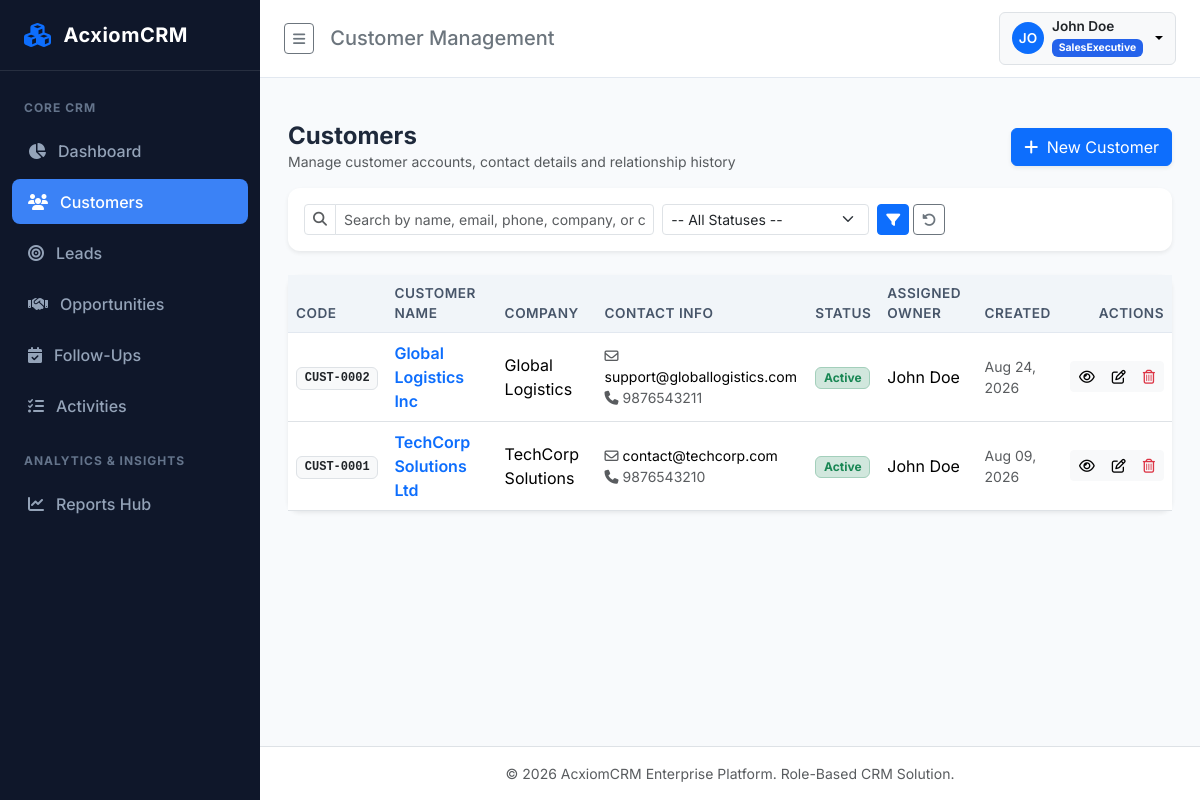
Screenshot of /customers/ (signed in) with the database file from the repository.
### app/models/user.py (models this page shows, shortened)
class User(UserMixin, db.Model):
    __tablename__ = 'users'
    id = db.Column(db.Integer, primary_key=True)
    name = db.Column(db.String(100), nullable=False)
    email = db.Column(db.String(120), unique=True, nullable=False, index=True)
    password_hash = db.Column(db.String(255), nullable=False)
    role = db.Column(db.String(50), nullable=False, default=Role.SALES_EXECUTIVE)
    is_active = db.Column(db.Boolean, default=True, nullable=False)
    failed_login_count = db.Column(db.Integer, default=0, nullable=False)
    lockout_end = db.Column(db.DateTime, nullable=True)
    created_date = db.Column(db.DateTime, default=lambda: datetime.now(timezone.utc), nullable=False)
    assigned_customers = db.relationship('Customer', foreign_keys='Customer.owner_id', backref='owner', lazy=True)
    assigned_leads = db.relationship('Lead', foreign_keys='Lead.assigned_to_id', backref='assigned_to', lazy=True)
    assigned_opportunities = db.relationship('Opportunity', foreign_keys='Opportunity.assigned_to_id', backref='assigned_to', lazy=True)
    assigned_followups = db.relationship('FollowUp', foreign_keys='FollowUp.assigned_to_id', backref='assigned_to', lazy=True)
    assigned_activities = db.relationship('Activity', foreign_keys='Activity.assigned_to_id', backref='assigned_to', lazy=True)
    audit_logs = db.relationship('AuditLog', backref='user', lazy=True)
    @property
    def is_admin(self):
        return self.role == Role.ADMIN
    @property
    def is_manager(self):
        return self.role == Role.MANAGER

### app/models/customer.py (models this page shows, shortened)
class Customer(db.Model):
    __tablename__ = 'customers'
    id = db.Column(db.Integer, primary_key=True)
    customer_code = db.Column(db.String(20), unique=True, nullable=False, index=True)
    customer_name = db.Column(db.String(100), nullable=False, index=True)
    email = db.Column(db.String(120), unique=True, nullable=False, index=True)
    phone = db.Column(db.String(20), unique=True, nullable=False, index=True)
    company_name = db.Column(db.String(100), nullable=False)
    address = db.Column(db.String(255), nullable=True)
    city = db.Column(db.String(50), nullable=True)
    state = db.Column(db.String(50), nullable=True)
    status = db.Column(db.String(20), default='Active', nullable=False) # Active, Inactive
    notes = db.Column(db.Text, nullable=True)
    owner_id = db.Column(db.Integer, db.ForeignKey('users.id'), nullable=True)
    created_by_id = db.Column(db.Integer, db.ForeignKey('users.id'), nullable=True)
    created_date = db.Column(db.DateTime, default=datetime.utcnow, nullable=False)
    modified_date = db.Column(db.DateTime, default=datetime.utcnow, onupdate=datetime.utcnow, nullable=False)
    opportunities = db.relationship('Opportunity', backref='customer', cascade='all, delete-orphan', lazy=True)
    followups = db.relationship('FollowUp', backref='customer', cascade='all, delete-orphan', lazy=True)
    activities = db.relationship('Activity', backref='customer', cascade='all, delete-orphan', lazy=True)
    created_by = db.relationship('User', foreign_keys=[created_by_id], lazy=True)

### app/routes/customer_routes.py (the view, shortened to what this page needs)
@customer_bp.route('/')
@login_required
def list_customers():
    page = request.args.get('page', 1, type=int)
    search = request.args.get('search', '').strip()
    status = request.args.get('status', '').strip()
    owner_id = request.args.get('owner_id', 0, type=int)
    query = CRMService.get_scoped_customers(current_user)
    if status:
        query = query.filter(Customer.status == status)
    if owner_id > 0:
        query = query.filter(Customer.owner_id == owner_id)
    customers_page = query.order_by(Customer.created_date.desc()).paginate(page=page, per_page=10, error_out=False)
    sales_users = User.query.filter(User.is_active == True).order_by(User.name).all()
    return render_template(
        'customers/index.html',
        customers_page=customers_page,
        search=search,
        status=status,
        owner_id=owner_id,
        sales_users=sales_users
    )

### app/templates/customers/index.html (shortened to what this page needs)
{% extends "base.html" %}
{% block header_title %}Customer Management{% endblock %}
{% block content %}
<div class="container-fluid p-0">
    <div class="d-flex justify-content-between align-items-center mb-3">
        <div>
            <h4 class="fw-bold mb-0">Customers</h4>
            <p class="text-muted small mb-0">Manage customer accounts, contact details and relationship history</p>
        </div>
        <a href="{{ url_for('customers.create') }}" class="btn btn-primary shadow-sm">
            <i class="fa-solid fa-plus me-1"></i> New Customer
        </a>
    </div>
    <div class="card mb-4 shadow-sm border-0">
        <div class="card-body p-3">
            <form method="GET" action="{{ url_for('customers.list_customers') }}" class="row g-2 align-items-center">
                <div class="col-md-5">
                    <div class="input-group input-group-sm">
                        <span class="input-group-text bg-white"><i class="fa-solid fa-magnifying-glass text-muted"></i></span>
                        <input type="text" name="search" class="form-control" placeholder="Search by name, email, phone, company, or code..." value="{{ search }}">
                    </div>
                </div>
                <div class="col-md-3">
                    <select name="status" class="form-select form-select-sm">
                        <option value="">-- All Statuses --</option>
                    </select>
                </div>
                <div class="col-md-1 d-flex gap-1">
                    <button type="submit" class="btn btn-primary btn-sm w-100"><i class="fa-solid fa-filter"></i></button>
                    <a href="{{ url_for('customers.list_customers') }}" class="btn btn-outline-secondary btn-sm" title="Clear Filters"><i class="fa-solid fa-rotate-left"></i></a>
                </div>
            </form>
        </div>
    </div>
    <div class="card shadow-sm border-0">
        <div class="table-responsive">
            <table class="table align-middle table-hover mb-0">
                <thead>
                    <tr>
                        <th>Code</th>
                        <th>Customer Name</th>
                        <th>Company</th>
                        <th>Contact Info</th>
                        <th>Status</th>
                        <th>Assigned Owner</th>
                        <th>Created</th>
                        <th class="text-end">Actions</th>
                    </tr>
                </thead>
                <tbody>
                    {% if customers_page.items %}
                        {% for c in customers_page.items %}
                            <tr>
                                <td><span class="badge bg-light text-dark border font-monospace">{{ c.customer_code }}</span></td>
                                <td>
                                    <a href="{{ url_for('customers.details', customer_id=c.id) }}" class="fw-semibold text-primary text-decoration-none">
                                        {{ c.customer_name }}
                                    </a>
                                </td>
                                <td>{{ c.company_name }}</td>
                                <td>
                                    <div class="small"><i class="fa-regular fa-envelope me-1 text-muted"></i>{{ c.email }}</div>
                                    <div class="small text-muted"><i class="fa-solid fa-phone me-1"></i>{{ c.phone }}</div>
                                </td>
                                <td>
                                    <span class="badge {% if c.status == 'Active' %}bg-success-subtle text-success border border-success-subtle{% else %}bg-secondary-subtle text-secondary{% endif %}">
                                        {{ c.status }}
                                    </span>
                                </td>
                                <td>{{ c.owner.name if c.owner else '<span class="text-muted fst-italic">Unassigned</span>'|safe }}</td>
                                <td class="small text-muted">{{ c.created_date.strftime('%b %d, %Y') if c.created_date else '' }}</td>
                                <td class="text-end">
                                    <div class="btn-group btn-group-sm">
                                        <a href="{{ url_for('customers.details', customer_id=c.id) }}" class="btn btn-light" title="View Details"><i class="fa-regular fa-eye"></i></a>
                                        <a href="{{ url_for('customers.edit', customer_id=c.id) }}" class="btn btn-light" title="Edit"><i class="fa-regular fa-pen-to-square"></i></a>
                                        <button type="button" class="btn btn-light text-danger" data-bs-toggle="modal" data-bs-target="#confirmDeleteModal" data-action="{{ url_for('customers.delete', customer_id=c.id) }}" data-name="{{ c.customer_name }} ({{ c.customer_code }})" title="Delete">
                                            <i class="fa-regular fa-trash-can"></i>
                                        </button>
                                    </div>
                                </td>
                            </tr>
                        {% endfor %}
                    {% endif %}
                </tbody>
            </table>
        </div>
    </div>
</div>
{% endblock %}

### app/templates/base.html (shortened to what this page needs)
<!DOCTYPE html>
<html lang="en">
<head>
    <link href="https://cdn.jsdelivr.net/npm/bootstrap@5.3.3/dist/css/bootstrap.min.css" rel="stylesheet">
    <link href="https://cdnjs.cloudflare.com/ajax/libs/font-awesome/6.5.1/css/all.min.css" rel="stylesheet">
    <link href="{{ url_for('static', filename='css/custom.css') }}" rel="stylesheet">
</head>
<body>
{% if current_user.is_authenticated %}
<div class="d-flex" id="wrapper">
    <div id="sidebar-wrapper">
        <div class="sidebar-brand">
            <i class="fa-solid fa-cubes text-primary fs-4"></i>
            <span>{{ app_name }}</span>
        </div>
        <div class="list-group list-group-flush pt-2">
            <div class="sidebar-heading">Core CRM</div>
            <div class="nav-item">
                <a href="{{ url_for('dashboard.index') }}" class="nav-link {% if request.endpoint == 'dashboard.index' %}active{% endif %}">
                    <i class="fa-solid fa-chart-pie w-20"></i> Dashboard
                </a>
            </div>
            <div class="nav-item">
                <a href="{{ url_for('customers.list_customers') }}" class="nav-link {% if 'customers.' in request.endpoint %}active{% endif %}">
                    <i class="fa-solid fa-users w-20"></i> Customers
                </a>
            </div>
            <div class="nav-item">
                <a href="{{ url_for('leads.list_leads') }}" class="nav-link {% if 'leads.' in request.endpoint %}active{% endif %}">
                    <i class="fa-solid fa-bullseye w-20"></i> Leads
                </a>
            </div>
            <div class="nav-item">
                <a href="{{ url_for('opportunities.list_opportunities') }}" class="nav-link {% if 'opportunities.' in request.endpoint %}active{% endif %}">
                    <i class="fa-solid fa-handshake w-20"></i> Opportunities
                </a>
            </div>
            <div class="nav-item">
                <a href="{{ url_for('followups.list_followups') }}" class="nav-link {% if 'followups.' in request.endpoint %}active{% endif %}">
                    <i class="fa-solid fa-calendar-check w-20"></i> Follow-Ups
                </a>
            </div>
            <div class="nav-item">
                <a href="{{ url_for('activities.list_activities') }}" class="nav-link {% if 'activities.' in request.endpoint %}active{% endif %}">
                    <i class="fa-solid fa-list-check w-20"></i> Activities
                </a>
            </div>
            <div class="sidebar-heading">Analytics & Insights</div>
            <div class="nav-item">
                <a href="{{ url_for('reports.hub') }}" class="nav-link {% if 'reports.' in request.endpoint %}active{% endif %}">
                    <i class="fa-solid fa-chart-line w-20"></i> Reports Hub
                </a>
            </div>
        </div>
    </div>
    <div id="page-content-wrapper">
        <nav class="top-navbar d-flex justify-content-between align-items-center">
            <div class="d-flex align-items-center gap-3">
                <button class="btn btn-outline-secondary btn-sm" id="sidebar-toggle" type="button">
                    <i class="fa-solid fa-bars"></i>
                </button>
                <h5 class="m-0 d-none d-md-block text-secondary">{% block header_title %}Overview{% endblock %}</h5>
            </div>
            <div class="d-flex align-items-center gap-3">
                <div class="dropdown">
                    <button class="btn btn-light dropdown-toggle d-flex align-items-center gap-2 border" type="button" data-bs-toggle="dropdown">
                        <div class="rounded-circle bg-primary text-white d-flex align-items-center justify-content-center" style="width: 32px; height: 32px; font-size: 0.85rem; font-weight: 600;">
                            {{ current_user.name[:2].upper() }}
                        </div>
                        <div class="text-start d-none d-sm-block">
                            <div class="fw-semibold text-dark" style="font-size: 0.85rem; line-height: 1.1;">{{ current_user.name }}</div>
                            <span class="badge {% if current_user.is_admin %}badge-role-admin{% elif current_user.is_manager %}badge-role-manager{% else %}badge-role-sales{% endif %}" style="font-size: 0.65rem;">
                                {{ current_user.role }}
                            </span>
                        </div>
                    </button>
                </div>
            </div>
        </nav>
        <div class="container-fluid px-4 pt-3">
        </div>
        <main class="main-content">
            {% block content %}{% endblock %}
        </main>
        <footer class="bg-white border-top py-3 px-4 text-center text-muted small mt-auto">
            &copy; {{ now.year }} {{ app_name }} Enterprise Platform. Role-Based CRM Solution.
        </footer>
    </div>
</div>
{% endif %}
</body>
</html>

### rows the page displays
User: name "JO", name "John Doe", role "SalesExecutive"
Customer: customer_code "CUST-0002", customer_name "Global Logistics Inc", company_name "Global Logistics", email "support@globallogistics.com", phone "9876543211", status "Active", owner "John Doe", created_date "Aug 24, 2026"
Customer: customer_code "CUST-0001", customer_name "TechCorp Solutions Ltd", company_name "TechCorp Solutions", email "contact@techcorp.com", phone "9876543210", status "Active", owner "John Doe", created_date "Aug 09, 2026"

### other values shown
{{ app_name }} "AcxiomCRM"
